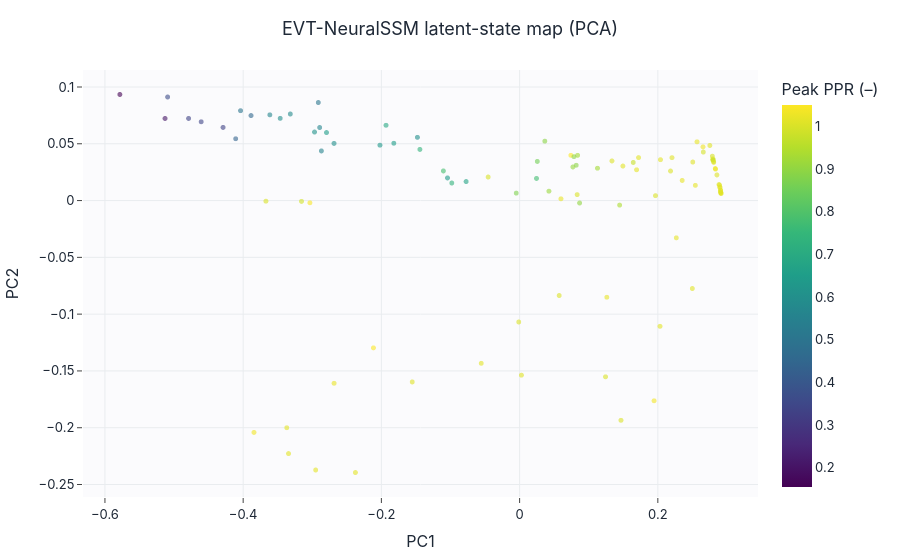

Source (notebook cell):
### Markdown cell above
## EVT-NeuralSSM latent-state map

### Code cell
state = np.column_stack([evt_out["z"][:, -1], evt_out["traj_mean"][:, -1],
                         evt_out["c"][:, -1], evt_out["g"][:, -1]])
proj = PCA(n_components=2, random_state=config.seed).fit_transform(state)
scatter(proj[:, 0], proj[:, 1], color=tm["PPR_max_true"], color_label="Peak PPR (–)",
        title="EVT-NeuralSSM latent-state map (PCA)", xlabel="PC1", ylabel="PC2",
        save=SAVE_FIGS, fig_id="3_3_latent_state_map").show()
